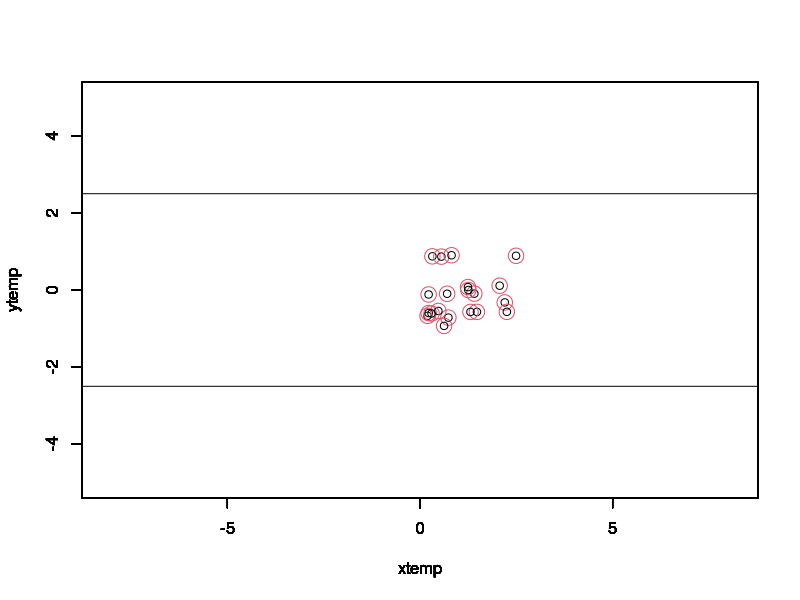
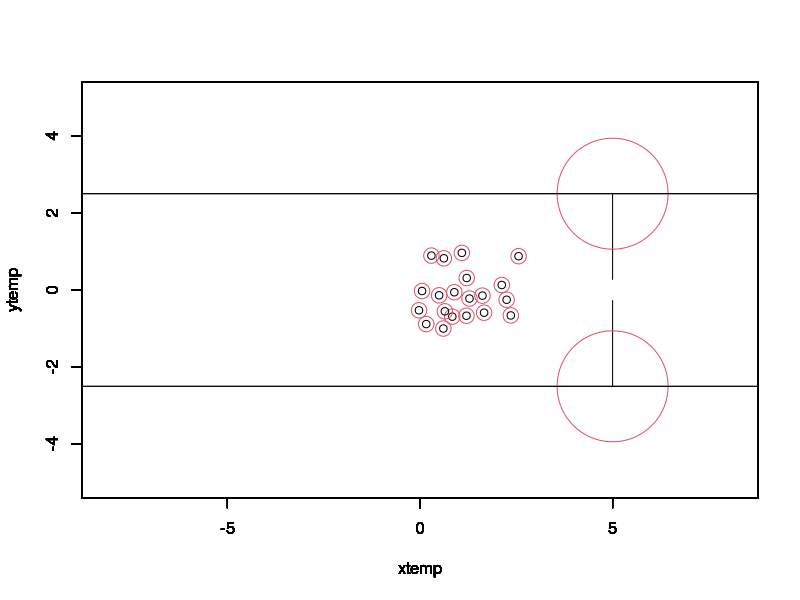
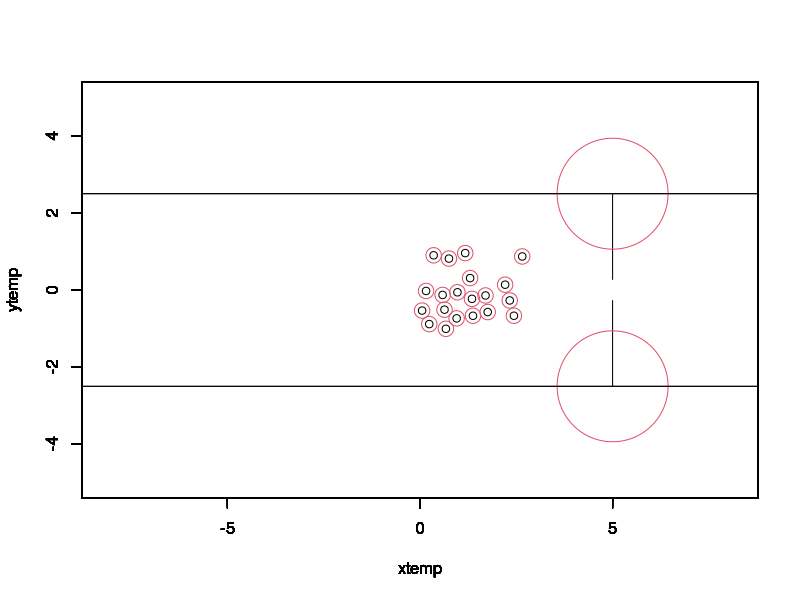
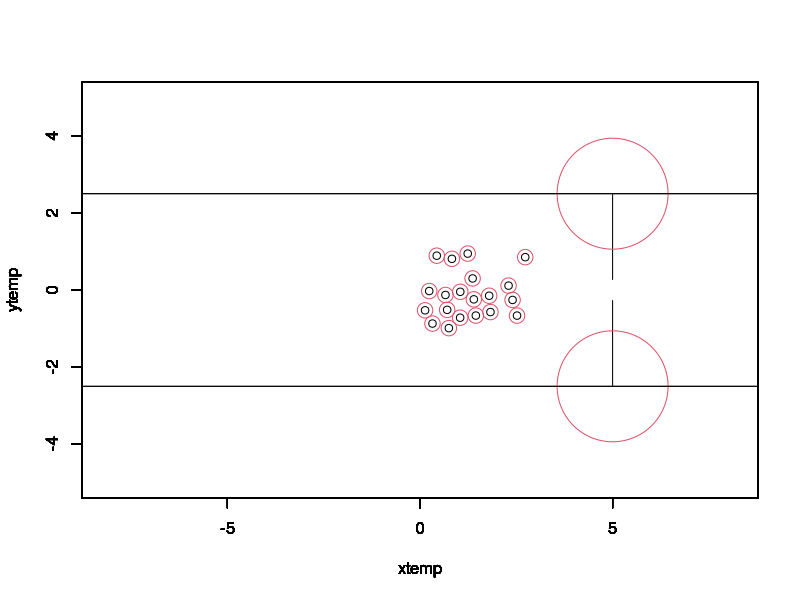
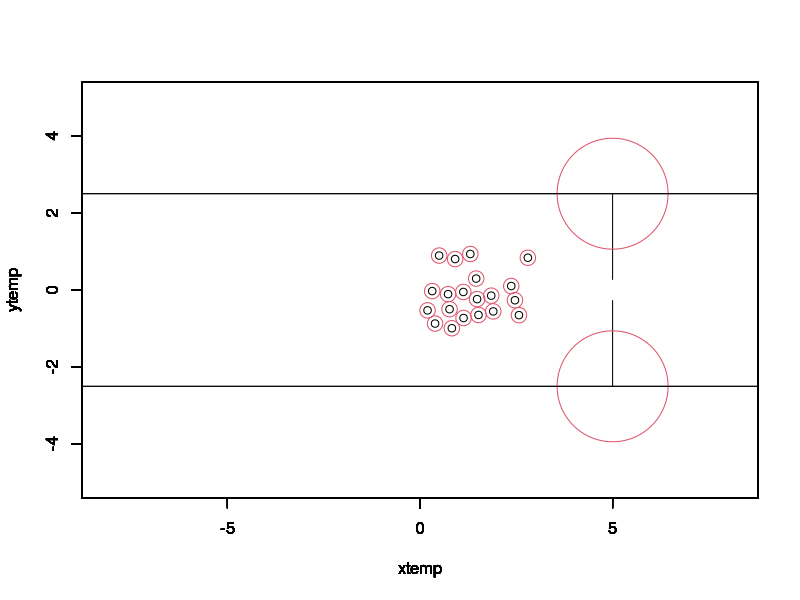
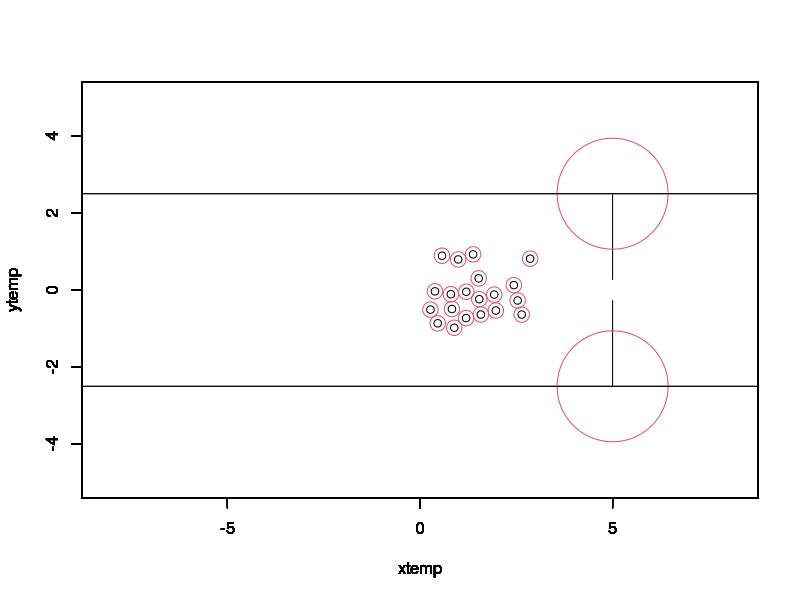
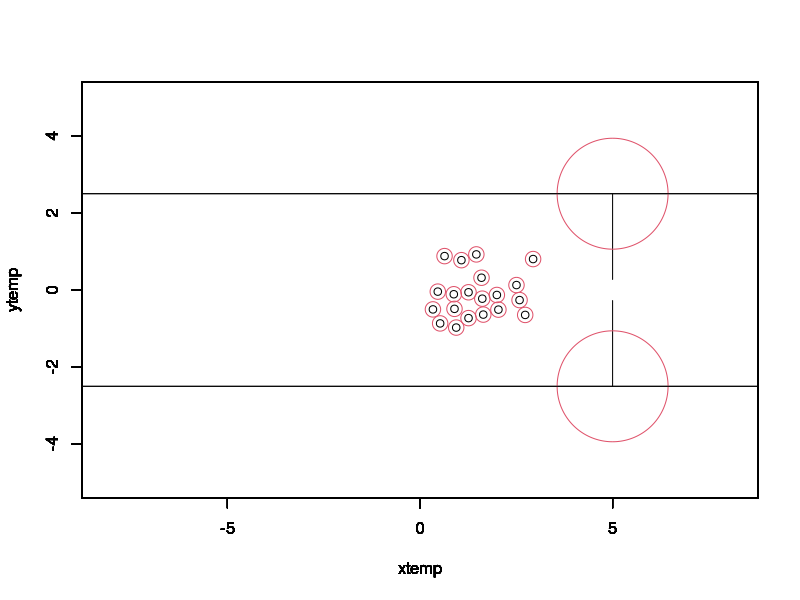
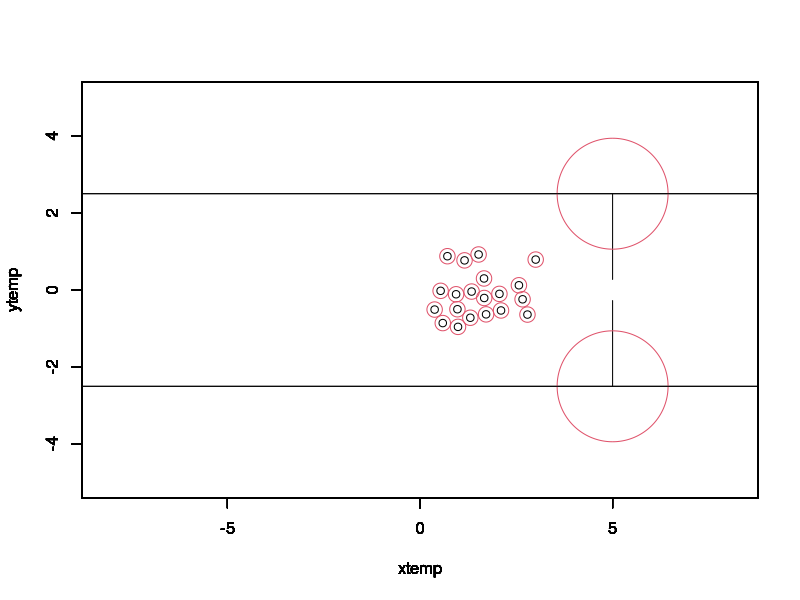

The R source for these figures, in order: (Note: a time limit stopped this script after it produced the figures.)
#dev.off()
radiusob=1.44
N=20
tevacuation=numeric(N)
runcount=1
maxruncount=100
maxtimercounter=100
dataa=numeric(maxruncount)
vardataa=numeric(maxruncount)
while(runcount<=maxruncount){
  
  #GENERATE AND PLOT SPHERES
  n=4
  N=20 #Set the number of people we want
  #Set the starting y-position of particles on right side of corridor
  xs=runif(N,0,2.5)                   #Combine to get the starting x-positions of all of them
  ys=runif(N,-1,1)    #Uniform randomly set at which point in corridor the particles will appear
  zs=data.frame(xs,ys) #pair the positions up to get vector positions
  zcurrent=zs
  xcurrent=xs
  ycurrent=ys
  theta = seq(0, 2 * pi, length = 200) #setup for plotting circles
  radi=0.2
  r=numeric(N)+0.2                    #radii of particles are uniform normal
  i=1
  while(i<=N/2){                         #Plots the circles
    xtemp=as.numeric(zs[i,][1])
    ytemp=as.numeric(zs[i,][2])
    plot(xtemp,ytemp,xlim = c(-5,5),ylim=c(-5,5),asp=1)
    par(new=TRUE)
    lines(x = r[i] * cos(theta) + xtemp, y = r[i] * sin(theta) + ytemp,asp=1,xlim = c(1,10),ylim=c(-10,40),col=2)
    
    par(new=TRUE)
    i=i+1
  }
  while(i<=N){                         #Plots the circles
    xtemp=as.numeric(zs[i,][1])
    ytemp=as.numeric(zs[i,][2])
    plot(xtemp,ytemp,xlim = c(-5,5),ylim=c(-5,5),asp=1)
    par(new=TRUE)
    lines(x = r[i] * cos(theta) + xtemp, y = r[i] * sin(theta) + ytemp,asp=1,xlim = c(1,10),ylim=c(-10,40),col=2)
    
    par(new=TRUE)
    i=i+1
  }
  
  #GENERATE DESIRED SPEEDS AND MASSES OF PARTICLES (AND CONSTANT REACTION TIME AS SUGGESTED BY TEXTBOOK)
  speeddesired=numeric(N)+1.34
  m=1
  timercount=1
  tau=0.1
  vstartxl=numeric(N/2)+1.34
  vstartxr=numeric(N/2)+1.34
  vstartx=c(vstartxl,vstartxr)
  vstarty=numeric(N)
  vcurrentx=vstartx
  vcurrenty=vstarty
  vcurrent=data.frame(vcurrentx,vcurrenty)
  #SOME CONSTANT VALUES FOR THE MODEL
  speedmax=1.3*speeddesired
  #the lower the tau the more agressive the pedestrians
  tdelta=2
  V0=2.1
  sigma=0.3
  timestep=0.05
  tcount=0
  corridorw=5
  exitw=0.55
  exitxpos=5
  corridorarg=seq(-11,11,length=200)
  lines(x=corridorarg,y=numeric(200)+corridorw/2)
  par(new=TRUE)
  lines(x=corridorarg,y=numeric(200)-corridorw/2)
  par(new=TRUE)
  
  #DESIRED DIRECTION - The desired direction for corridor movement will just be straight along x axis
  xdesiredl=numeric(N/2)+exitxpos
  xdesiredr=numeric(N/2)+exitxpos
  xdesiredplace=c(xdesiredl,xdesiredr)
  ydesiredplace=numeric(N)
  placedesired=data.frame(xdesiredplace,ydesiredplace)
  dirdesired=placedesired-zcurrent
  xdesired=dirdesired[,1]
  ydesired=dirdesired[,2]
  
  
  i=1
  while(i<=N){
    dirdesiredtemp=c(xdesired[i],ydesired[i])
    xdesired[i]=xdesired[i]/(norm(dirdesiredtemp,type="2"))
    ydesired[i]=ydesired[i]/(norm(dirdesiredtemp,type="2"))
    i=i+1
  }
  xdesired=c(numeric(N/2)+exitxpos+0.1,numeric(N/2)+exitxpos+0.1)
  dirdesired=data.frame(xdesired,ydesired)
  #DESIRED VELOCITY
  vdesiredx=speeddesired*xdesired
  vdesiredy=speeddesired*ydesired
  vdesired=data.frame(vdesiredx,vdesiredy)
  
  
  
  
  
  
  
  
  
  
  
  
  #START OF MAIN LOOP
  while(tcount<N){
    par(new=FALSE)
    
    
    
    
    
    
    
    
    
    
    
    
    
    
    
    #ACCELERATION TERM TOWARDS DESIRED VELOCITY
    Fa=(1/tau)*(vdesired-vcurrent)
    
    #DIRECTION BETWEEN POSITIONS OF PARTICLES
    Dirx=matrix(0,N,N)
    i=1
    j=1
    while(i<=N){
      while(j<=N){
        Dirx[i,j]=xcurrent[i]-xcurrent[j]
        j=j+1
      }
      i=i+1
      j=1
    }
    
    Diry=matrix(0,N,N)
    i=1
    j=1
    while(i<=N){
      while(j<=N){
        Diry[i,j]=ycurrent[i]-ycurrent[j]
        j=j+1
      }
      i=i+1
      j=1
    }
    
    
    #SEMI-AXIS OF ELLIPSE CALCULATION
    #i=1
    #j=1
    #while(i<=N){
    #  while(j<=N){
    #    rtemp=c(Dirx[i,j],Diry[i,j])
    #    vtemp=c(vcurrent[j,1],vcurrent[j,2])
    #   dirtemp=c(dirdesired[j,1],dirdesired[j,2])
    #    b[i,j]=(1/2)*sqrt((norm(rtemp,type="2")+norm(rtemp-norm(vtemp,type="2")*tdelta*dirtemp,type="2"))^2-(norm(vtemp,type="2")*tdelta)^2)
    #    j=j+1
    #  }
    #  i=i+1
    # j=1
    #}
    
    
    #POTENTIALS BETWEEN PEDESTRIANS
    #Pp=matrix(0,N,N)
    #i=1
    #j=1
    #while(i<=N){
    #  while(j<=N){
    #    Pp[i,j]=V0*exp(-b[i,j]/sigma)
    #    j=j+1
    
    #  }
    #  i=i+1
    #  j=1
    #}
    
    
    
    
    #Ensuring opposite sign
    #  i=1
    #  j=1
    #  while(i<=N){
    #    while(j<=N){
    
    #      if(xcurrent[i]<xcurrent[j]){
    #       Fpedx[i,j]=-abs(Fpedx[i,j])
    #       Fpedx[j,i]=abs(Fpedx[j,i])
    #        j=j+1
    #      }
    #      else if(xcurrent[i]>xcurrent[j]){
    #        Fpedx[i,j]=abs(Fpedx[i,j])
    #       Fpedx[j,i]=-abs(Fpedx[j,i])
    #       j=j+1
    #     }
    #     else{j=j+1}
    
    
    
    #   }
    #   j=1
    #   i=i+1
    # }
    
    #  i=1
    #  j=1
    #  while(i<=N){
    #   while(j<=N){
    
    #     if(ycurrent[i]<ycurrent[j]){
    #       Fpedy[i,j]=-abs(Fpedy[i,j])
    #       Fpedy[j,i]=abs(Fpedy[j,i])
    #       j=j+1
    #      }
    #     else if(ycurrent[i]>ycurrent[j]){
    #       Fpedy[i,j]=abs(Fpedy[i,j])
    #       Fpedy[j,i]=-abs(Fpedy[j,i])
    #        j=j+1
    #     }
    #     else{j=j+1}
    
    
    #    }
    #    j=1
    #   i=i+1
    # }
    
    
    
    
    
    
    
    
    
    #OBTACLE REPULSION SETUP (CORRIDOR)- ASSUME CORRDOR IS 5m WIDE FOR NOW
    #corridor assumed between -3 and 3
    U0=10
    R=0.2
    
    #direction between pedestrian and closest wall position
    absmin <- function(x) { x[which.min( abs(x) )]}
    Dirwy=numeric(N)
    i=1
    while(i<=N){
      Dirwy[i]=absmin(c(ycurrent[i]-corridorw/2,ycurrent[i]+corridorw/2))
      i=i+1
    }
    
    Dirwx=numeric(N)
    
    
    
    
    #REPULSIVE OBSTACLES
    i=1
    Fpedwx=numeric(N)
    Fpedwy=numeric(N)
    
    while(i<=N){
      Pp<-function(Dirwx,Dirwy){
        B<-U0*exp(-norm(c(Dirwx,Dirwy),type="2")/R)
        return(B)
      }
      Partialxdir<-function(Dirwx,Dirwy){
        k=-1
        l=k-1
        m=k-2
        error=1
        while(error==1){
          B1<-(Pp(Dirwx+10^k,Dirwy)-Pp(Dirwx-10^k,Dirwy))/(2*10^k)
          B2<-(Pp(Dirwx+10^l,Dirwy)-Pp(Dirwx-10^l,Dirwy))/(2*10^l)
          B3<-(Pp(Dirwx+10^m,Dirwy)-Pp(Dirwx-10^m,Dirwy))/(2*10^m)
          e1=abs(B1-B2)
          e2=abs(B2-B3)
          k=k-1
          l=k-1
          m=k-2
          
          if(e1<=0.01 & e2<=0.01){
            error=0
          }
        }
        
        return(B3)
        
      }
      Partialydir<-function(xdir,ydir){
        k=-1
        l=k-1
        m=k-2
        error=1
        while(error==1){
          B1<-(Pp(xdir,ydir+10^k)-Pp(xdir,ydir-10^k))/(2*10^k)
          B2<-(Pp(xdir,ydir+10^l)-Pp(xdir,ydir-10^l))/(2*10^l)
          B3<-(Pp(xdir,ydir+10^m)-Pp(xdir,ydir-10^m))/(2*10^m)
          e1=abs(B1-B2)
          e2=abs(B2-B3)
          k=k-1
          l=k-1
          m=k-2
          
          if(e1<=0.01 & e2<=0.01){
            error=0
          }
        }
        
        return(B3)
        
        
        if(abs(ycurrent[i])<corridorw/2){
          Fpedwx[i]=-Partialxdir(Dirwx[i],Dirwy[i])
          Fpedwy[i]=-Partialydir(Dirwx[i],Dirwy[i])
          i=i+1
        }
        else{
          Fpedwx[i]=0
          Fpedwy[i]=-5*sign(ycurrent[i])
          i=i+1
        }
      }
      
      
      
      i=1
      while(i<=N){
        if(abs(ycurrent[i])<0.9){
          Fpedwx[i]=0
          Fpedwy[i]=0
          i=i+1
        }
        else{
          i=i+1
        }
      }
      
      
      
      
      #EXIT REPULSION
      
      
      #direction between pedestrian and closest wall position
      absmin <- function(x) { x[which.min( abs(x) )]}
      Dirwx=numeric(N)
      i=1
      while(i<=N){
        Dirwx[i]=xcurrent[i]-5
        i=i+1
      }
      
      Dirwy=numeric(N)
      
      
      
      #REPULSIVE OBSTACLES
      i=1
      Fpedwx2=numeric(N)
      Fpedwy2=numeric(N)
      
      while(i<=N){
        Pp<-function(Dirwx,Dirwy){
          B<-U0*exp(-norm(c(Dirwx,Dirwy),type="2")/R)
          return(B)
        }
        Partialxdir<-function(Dirwx,Dirwy){
          k=-1
          l=k-1
          m=k-2
          error=1
          while(error==1){
            B1<-(Pp(Dirwx+10^k,Dirwy)-Pp(Dirwx-10^k,Dirwy))/(2*10^k)
            B2<-(Pp(Dirwx+10^l,Dirwy)-Pp(Dirwx-10^l,Dirwy))/(2*10^l)
            B3<-(Pp(Dirwx+10^m,Dirwy)-Pp(Dirwx-10^m,Dirwy))/(2*10^m)
            e1=abs(B1-B2)
            e2=abs(B2-B3)
            k=k-1
            l=k-1
            m=k-2
            
            if(e1<=0.01 & e2<=0.01){
              error=0
            }
          }
          
          return(B3)
          
        }
        Partialydir<-function(xdir,ydir){
          k=-1
          l=k-1
          m=k-2
          error=1
          while(error==1){
            B1<-(Pp(xdir,ydir+10^k)-Pp(xdir,ydir-10^k))/(2*10^k)
            B2<-(Pp(xdir,ydir+10^l)-Pp(xdir,ydir-10^l))/(2*10^l)
            B3<-(Pp(xdir,ydir+10^m)-Pp(xdir,ydir-10^m))/(2*10^m)
            e1=abs(B1-B2)
            e2=abs(B2-B3)
            k=k-1
            l=k-1
            m=k-2
            
            if(e1<=0.01 & e2<=0.01){
              error=0
            }
          }
          
          return(B3)
          
        }
        if(abs(ycurrent[i])>exitw/2){
          Fpedwx2[i]=-Partialxdir(Dirwx[i],Dirwy[i])
          Fpedwy2[i]=-Partialydir(Dirwx[i],Dirwy[i])
          i=i+1
        }
        else{
          Fpedwx2[i]=0
          Fpedwy2[i]=0
          i=i+1
        }
      }
      
      
      
      
      
      
      
      
      
      
      #ADDITIONAL OBSTACLE REPULSION 
      
      #positions of obstacles
      obstaclex=c(exitxpos,exitxpos)
      nobstacles=length(obstaclex)
      obstacley=c(corridorw/2,-corridorw/2)
      obstaclez=data.frame(obstaclex,obstacley)
      
      
      i=1
      j=1
      obstaclexdir=matrix(0,N,length(obstaclex))
      obstacleydir=matrix(0,N,length(obstaclex))
      while(i<=N){
        while(j<=length(obstaclex)){
          obstaclexdir[i,j]=as.numeric(xcurrent[i]-(radiusob*(zcurrent[i,]-obstaclez[j,])/norm(zcurrent[i,]-obstaclez[j,],"2")+obstaclez[j,])[1])
          obstacleydir[i,j]=as.numeric(ycurrent[i]-(radiusob*(zcurrent[i,]-obstaclez[j,])/norm(zcurrent[i,]-obstaclez[j,],"2")+obstaclez[j,])[2])
          j=j+1
        }
        j=1
        i=i+1
      }
      
      #Finding the forces
      
      i=1
      j=1
      Fpedox=matrix(0,N,length(obstaclex))
      Fpedoy=matrix(0,N,length(obstaclex))
      
      while(i<=N){
        while(j<=length(obstaclex)){
          Pp<-function(Dirwx,Dirwy){
            B<-U0*exp(-norm(c(Dirwx,Dirwy),type="2")/R)
            return(B)
          }
          Partialxdir<-function(Dirwx,Dirwy){
            k=-1
            l=k-1
            m=k-2
            error=1
            while(error==1){
              B1<-(Pp(Dirwx+10^k,Dirwy)-Pp(Dirwx-10^k,Dirwy))/(2*10^k)
              B2<-(Pp(Dirwx+10^l,Dirwy)-Pp(Dirwx-10^l,Dirwy))/(2*10^l)
              B3<-(Pp(Dirwx+10^m,Dirwy)-Pp(Dirwx-10^m,Dirwy))/(2*10^m)
              e1=abs(B1-B2)
              e2=abs(B2-B3)
              k=k-1
              l=k-1
              m=k-2
              
              if(e1<=0.01 & e2<=0.01){
                error=0
              }
            }
            
            return(B3)
            
          }
          Partialydir<-function(xdir,ydir){
            k=-1
            l=k-1
            m=k-2
            error=1
            while(error==1){
              B1<-(Pp(xdir,ydir+10^k)-Pp(xdir,ydir-10^k))/(2*10^k)
              B2<-(Pp(xdir,ydir+10^l)-Pp(xdir,ydir-10^l))/(2*10^l)
              B3<-(Pp(xdir,ydir+10^m)-Pp(xdir,ydir-10^m))/(2*10^m)
              e1=abs(B1-B2)
              e2=abs(B2-B3)
              k=k-1
              l=k-1
              m=k-2
              
              if(e1<=0.01 & e2<=0.01){
                error=0
              }
            }
            
            return(B3)
          }
          Fpedox[i,j]=-Partialxdir(obstaclexdir[i,j],obstacleydir[i,j])
          Fpedoy[i,j]=-Partialydir(obstaclexdir[i,j],obstacleydir[i,j])
          j=j+1
          
        }
        j=1
        i=i+1
      }
      
      
      
      
      
      
      
      
      
      
      
      
      
      
      
      
      
      
      
      
      
      
      
      #ENSURING NO PHASE THROUGH WALL
      
      #direction between pedestrian and closest wall position
      absmin <- function(x) { x[which.min( abs(x) )]}
      Dirwx=numeric(N)
      i=1
      while(i<=N){
        Dirwx[i]=xcurrent[i]-5.1
        i=i+1
      }
      
      Dirwy=numeric(N)
      
      
      
      #REPULSIVE OBSTACLES
      i=1
      Fpedwx3=numeric(N)
      Fpedwy3=numeric(N)
      
      while(i<=N){
        Pp<-function(Dirwx,Dirwy){
          B<-U0*exp(-norm(c(Dirwx,Dirwy),type="2")/R)
          return(B)
        }
        Partialxdir<-function(Dirwx,Dirwy){
          k=-1
          l=k-1
          m=k-2
          error=1
          while(error==1){
            B1<-(Pp(Dirwx+10^k,Dirwy)-Pp(Dirwx-10^k,Dirwy))/(2*10^k)
            B2<-(Pp(Dirwx+10^l,Dirwy)-Pp(Dirwx-10^l,Dirwy))/(2*10^l)
            B3<-(Pp(Dirwx+10^m,Dirwy)-Pp(Dirwx-10^m,Dirwy))/(2*10^m)
            e1=abs(B1-B2)
            e2=abs(B2-B3)
            k=k-1
            l=k-1
            m=k-2
            
            if(e1<=0.01 & e2<=0.01){
              error=0
            }
          }
          
          return(B3)
          
        }
        Partialydir<-function(xdir,ydir){
          k=-1
          l=k-1
          m=k-2
          error=1
          while(error==1){
            B1<-(Pp(xdir,ydir+10^k)-Pp(xdir,ydir-10^k))/(2*10^k)
            B2<-(Pp(xdir,ydir+10^l)-Pp(xdir,ydir-10^l))/(2*10^l)
            B3<-(Pp(xdir,ydir+10^m)-Pp(xdir,ydir-10^m))/(2*10^m)
            e1=abs(B1-B2)
            e2=abs(B2-B3)
            k=k-1
            l=k-1
            m=k-2
            
            if(e1<=0.01 & e2<=0.01){
              error=0
            }
          }
          
          return(B3)
          
        }
        if(abs(ycurrent[i])>exitw/2){
          Fpedwx3[i]=-Partialxdir(Dirwx[i],Dirwy[i])
          Fpedwy3[i]=-Partialydir(Dirwx[i],Dirwy[i])
          i=i+1
        }
        else{
          Fpedwx3[i]=0
          Fpedwy3[i]=0
          i=i+1
        }
      }
      
      
      
      
      
      #PEDESTRIAN ATTRACTION (LEAVE THIS FOR NOW)
      
      
      
      
      
      
      
      
      
      
      
      
      
      
      
      #TOTAL FORCE
      i=1
      j=1
      Ftotx=numeric(N)
      Ftoty=numeric(N)
      while(i<=N){
        if(abs(ycurrent[i])<corridorw/2){
          Ftotx[i]=Fa[i,1]+Fpedwx[i]+Fpedwx2[i]+Fpedwx3[i]+sum(Fpedox[i,])
          Ftoty[i]=Fa[i,2]+Fpedwy[i]+Fpedwy2[i]+Fpedwy3[i]+sum(Fpedoy[i,])
          i=i+1}
        else{
          Ftotx[i]=Fa[i,1]+Fpedwx[i]+Fpedwx2[i]+Fpedwx3[i]+sum(Fpedox[i,])
          Ftoty[i]=Fa[i,2]+Fpedwy[i]+Fpedwy2[i]+Fpedwy3[i]+sum(Fpedoy[i,])
          i=i+1
        }
      }
      
      
      #ACCELERATION - We just take it to be force + some fluctuations
      
      acurrentx=Ftotx/m+rnorm(N,0,0.05)
      acurrenty=Ftoty/m+rnorm(N,0,0.05)
      
      
      #CURRENT DESIRED VELOCITY WITHOUT LIMITATION
      wcurrentx=acurrentx*timestep+vcurrentx
      wcurrenty=acurrenty*timestep+vcurrenty
      wcurrent=data.frame(wcurrentx,wcurrenty)
      
      #NORIMATRIX
      
      #  i=1
      #   j=1
      #   norimatrix=matrix(0,N,N)
      #   while(i<=N){
      #    while(j<=N){
      #      vecty=zcurrent[i,]-zcurrent[j,]
      #       idotprod=vcurrentx[i]*vecty[1]+vcurrenty[i]*vecty[2]
      #      jdotprod=-vcurrentx[j]*vecty[1]-vcurrenty[j]*vecty[2]
      #      idotprod=max(idotprod,0)
      #      jdotprod=max(jdotprod,0)
      
      #      noriratio=as.numeric(abs(idotprod/(jdotprod+idotprod)))
      #     norimatrix[i,j]=noriratio
      #  
      #       j=j+1
      
      #   }
      ##   j=1
      #     i=i+1
      #  }
      
      #NEW POSITION BEFORE CALCULATING NEW VELOCITIES
      xcurrent=vcurrentx*timestep+xcurrent
      ycurrent=vcurrenty*timestep+ycurrent
      zcurrent=data.frame(xcurrent,ycurrent)
      
      i=1
      j=1
      k=1
      noricount=30
      while(k<=noricount){
        while(i<=N){
          while(j<=N){
            vecty=zcurrent[i,]-zcurrent[j,]
            nori=norm(zcurrent[i,]-zcurrent[j,],"2")
            if(nori<2*radi & i != j){
              #  idotprod=vcurrentx[i]*vecty[1]+vcurrenty[i]*vecty[2]
              #  jdotprod=vcurrentx[j]*vecty[1]+vcurrenty[j]*vecty[2]
              # noriratio=as.numeric(abs(idotprod/(jdotprod+idotprod)))
              zcurrent[i,]=zcurrent[i,]+(2*radi-nori)/2*(zcurrent[i,]-zcurrent[j,])/nori
              zcurrent[j,]=zcurrent[j,]-(2*radi-nori)/2*(zcurrent[i,]-zcurrent[j,])/nori
              j=j+1
            }
            else{j=j+1}
          }
          j=1
          i=i+1
        }
        k=k+1
      }
      
      
      xcurrent=zcurrent[,1]
      ycurrent=zcurrent[,2]
      
      
      i=1
      while(i<=N){
        if(abs(ycurrent[i])>corridorw/2){
          ycurrent[i]=sign(ycurrent[i])*corridorw/2 +rnorm(1,0,0.01)
          i=i+1}
        else{i=i+1}
      }  #BAD CODE HERE SINCE IT MAKES BOTTOM STUFF GO UP
      zcurrent=data.frame(xcurrent,ycurrent)
      
      #NO PHASE THROUGH WALL
      
      i=1
      while(i<=N){
        if(xcurrent[i]>exitxpos-radi & xcurrent[i]<exitxpos+0.3 & abs(ycurrent[i])>exitw/2){
          xcurrent[i]=exitxpos-radi
          i=i+1
        }
        else{i=i+1}
      }
      
      i=1
      while(i<=N){
        if(xcurrent[i]>exitxpos+0.1){
          xcurrent[i]=runif(1,10000,20000)
          i=i+1}
        else{i=i+1}
      }
      
      xcurrent=xcurrent+rnorm(N,0,0.01)
      ycurrent=ycurrent+rnorm(N,0,0.01) 
      zcurrent=data.frame(xcurrent,ycurrent)
      
      
      
      
      
      
      
      
      
      
      
      #NO OVERLAP WITH OBSTACLES
      
      
    
      
      
      i=1
      j=1
      k=1
      noricount=5
      while(k<=noricount){
        while(i<=N){
          while(j<=nobstacles){
            vecty=zcurrent[i,]-obstaclez[j,]
            nori=norm(zcurrent[i,]-obstaclez[j,],"2")
            if(nori<radi+radiusob){
              #  idotprod=vcurrentx[i]*vecty[1]+vcurrenty[i]*vecty[2]
              #  jdotprod=vcurrentx[j]*vecty[1]+vcurrenty[j]*vecty[2]
              # noriratio=as.numeric(abs(idotprod/(jdotprod+idotprod)))
              zcurrent[i,]=zcurrent[i,]+(radi+radiusob-nori)*(zcurrent[i,]-obstaclez[j,])/nori
              j=j+1
            }
            else{j=j+1}
          }
          j=1
          i=i+1
        }
        k=k+1
      }
      
      
      xcurrent=zcurrent[,1]
      ycurrent=zcurrent[,2]
      
      
      
      
      
      
      
      
      
      
      
      
      
      
      
      
      
      
      
      
      
      
      
      
      
      
      
      
      #PLOTTING NEW POSITIONS
      
      i=1
      while(i<=N/2){                         #Plots the circles
        xtemp=as.numeric(zcurrent[i,][1])
        ytemp=as.numeric(zcurrent[i,][2])
        plot(xtemp,ytemp,xlim = c(-5,5),ylim=c(-5,5),asp=1)
        
        lines(x = r[i] * cos(theta) + xtemp, y = r[i] * sin(theta) + ytemp,asp=1,xlim = c(1,10),ylim=c(-10,40),col=2)
        
        par(new=TRUE)
        i=i+1
      }
      lines(x=corridorarg,y=numeric(200)+corridorw/2)
      par(new=TRUE)
      lines(x=corridorarg,y=numeric(200)-corridorw/2)
      par(new=TRUE)
      segments(x0 = exitxpos, y0 = - corridorw/2, x1 =exitxpos, y1 = (corridorw-exitw)/2- corridorw/2, col = "black")
      par(new=TRUE)
      segments(x0 = exitxpos, y0 = corridorw/2, x1 =exitxpos, y1 = -(corridorw-exitw)/2+ corridorw/2, col = "black")
      par(new=TRUE)
      
      while(i<=N){                         #Plots the circles
        xtemp=as.numeric(zcurrent[i,][1])
        ytemp=as.numeric(zcurrent[i,][2])
        plot(xtemp,ytemp,xlim = c(-5,5),ylim=c(-5,5),asp=1)
        
        lines(x = r[i] * cos(theta) + xtemp, y = r[i] * sin(theta) + ytemp,asp=1,xlim = c(1,10),ylim=c(-10,40),col=2)
        
        par(new=TRUE)
        i=i+1
      }
      lines(x = radiusob * cos(theta) + exitxpos, y = radiusob  * sin(theta) + corridorw/2,asp=1,xlim = c(1,10),ylim=c(-10,40),col=2)
      par(new=TRUE)
      lines(x = radiusob * cos(theta) + exitxpos, y = radiusob  * sin(theta) - corridorw/2,asp=1,xlim = c(1,10),ylim=c(-10,40),col=2)
      par(new=TRUE)
      lines(x=corridorarg,y=numeric(200)+corridorw/2)
      par(new=TRUE)
      lines(x=corridorarg,y=numeric(200)-corridorw/2)
      par(new=TRUE)
      
      
      
      
      
      
      
      
      
      
      
      
      
      
      
      #CURRENT VELOCITY WITH MAX LIMITATION
      i=1
      j=1
      vcurrent=matrix(0,N,2)
      
      while(i<=2){
        while(j<=N){
          normtest=norm(c(wcurrent[j,1],wcurrent[j,2]),type="2")
          if(normtest<=speedmax[j]){
            vcurrent[j,i]=wcurrent[j,i]
          }
          else{
            vcurrent[j,i]=(wcurrent[j,i]*speedmax[j])/normtest
          }
          j=j+1
        }
        i=i+1
        j=1
      }
      
      vcurrentx=vcurrent[,1]
      vcurrenty=vcurrent[,2]
      
      #ADD THE NEW DESIRED DIRECTIONS AND VELOCITIES
      ydesiredplace=numeric(N)
      placedesired=data.frame(xdesiredplace,ydesiredplace)
      dirdesired=placedesired-zcurrent
      xdesired=dirdesired[,1]
      ydesired=dirdesired[,2]
      xdesiredpos=numeric(N)+exitxpos+0.1
      ydesiredpos=numeric(N)
      
      
      i=1
      while(i<=N){
        dirdesiredtemp=c(xdesired[i],ydesired[i])
        xdesired[i]=xdesired[i]/(norm(dirdesiredtemp,type="2"))
        ydesired[i]=ydesired[i]/(norm(dirdesiredtemp,type="2"))
        i=i+1
      }
      #xdesired=-(xcurrent-xdesiredpos)
      #ydesired=-(ycurrent-ydesiredpos)
      dirdesired=data.frame(xdesired,ydesired)
      
      #DESIRED VELOCITY
      vdesiredx=speeddesired*xdesired
      vdesiredy=speeddesired*ydesired
      vdesired=data.frame(vdesiredx,vdesiredy)
      
      
      #Keeping track of time to evacuate
      
      i=1
      while(i<=N){
        if(xcurrent[i]<100){
          tevacuation[i]=tevacuation[i]+1
        }
        else{}
        i=i+1
      }
      
      
      tcount=0
      i=1
      while(i<=N){
        if(xcurrent[i]>5){
          tcount=tcount+1
          i=i+1
        }
        else{i=i+1}
        
      }
      
      timercount=timercount+1
      
      
    }
    
    
    
    
    
    
    
  }
  dataa[runcount]=timercount
  w=1
  while(w<=N){
    tevacuation[w]=tevacuation[w]*0.05-(5-xs[w])/1.34
    w=w+1
  }
  vardataa[runcount]=var(tevacuation)
  runcount=runcount+1
}
